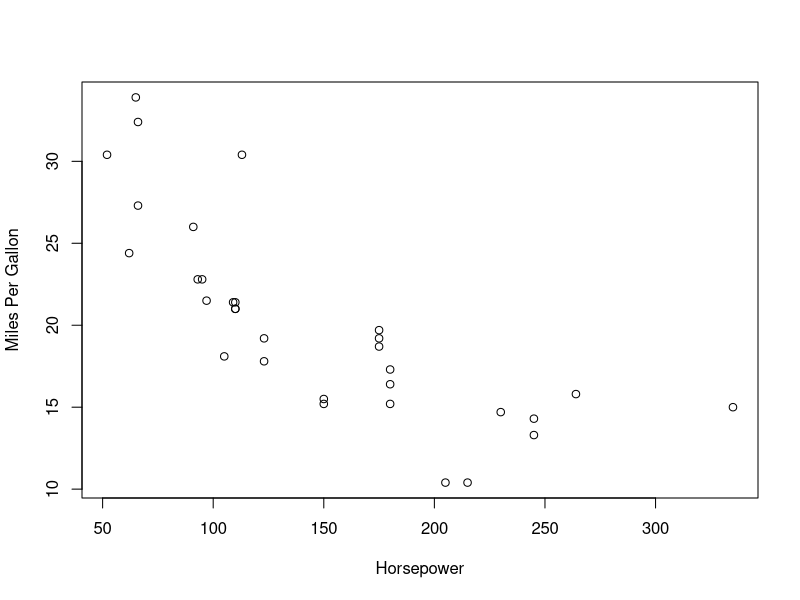
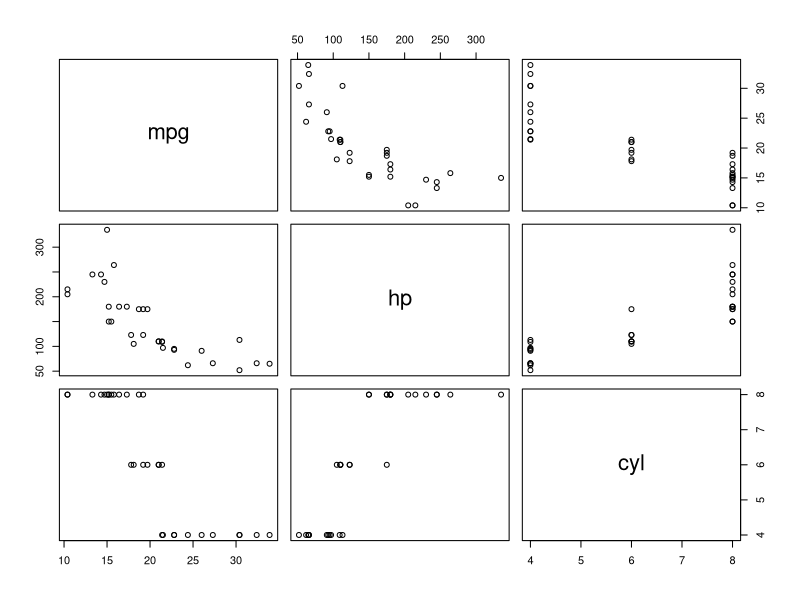
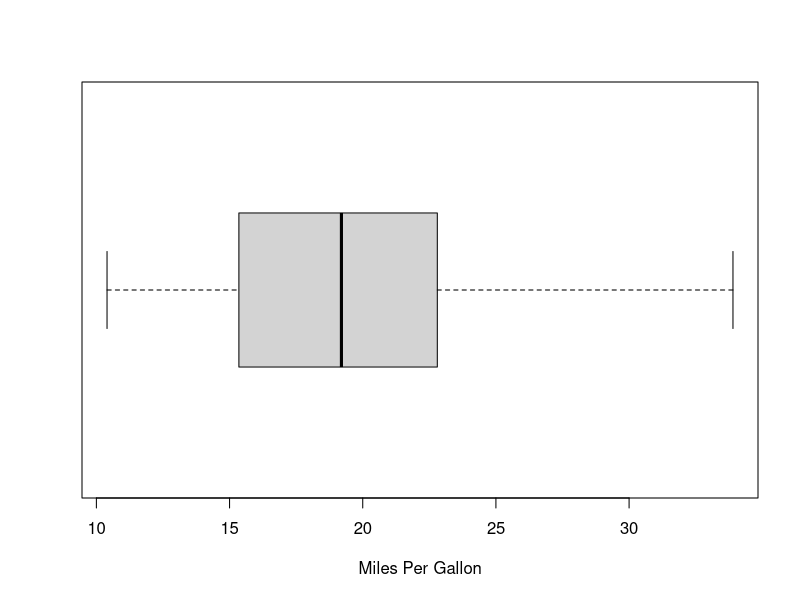
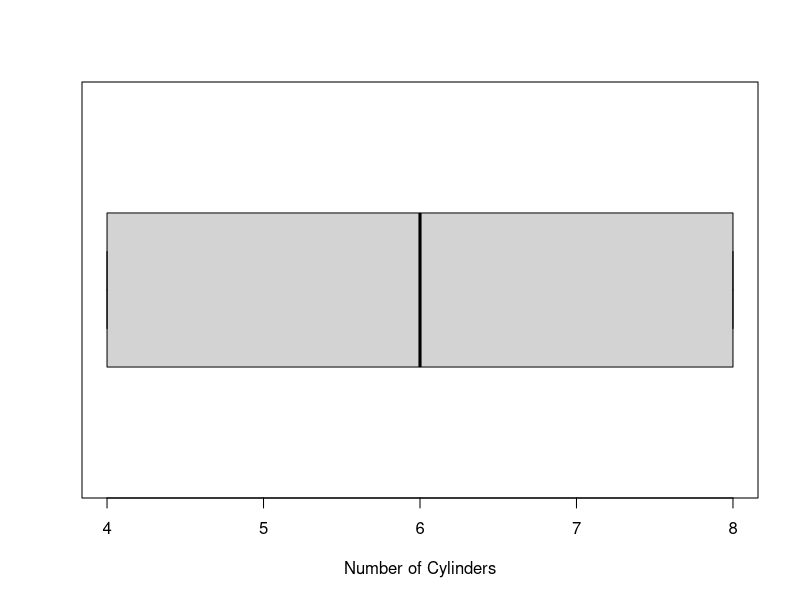
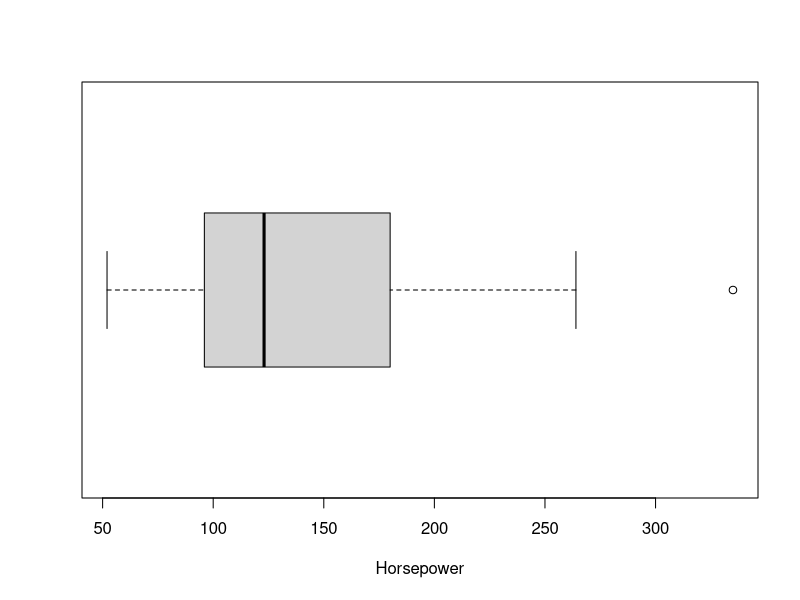
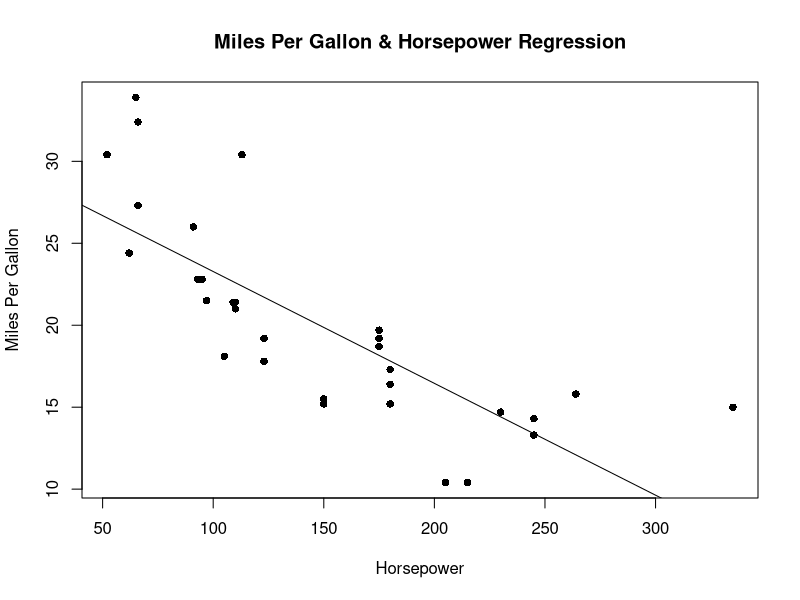

Reproduce these figures in R, in order.
library(psych)
library(ggplot2)

Hp = mtcars$hp
Mpg = mtcars$mpg
Cyl = mtcars$cyl

MpgName = "Miles Per Gallon"
HpName = "Horsepower"
CylName = "Number of Cylinders"

###
mode <- function(v) {
  uniqv <- unique(v)
  uniqv[which.max(tabulate(match(v, uniqv)))]
}

#min, 1st qurtile, meadian, mean, 3rd quartile, max
summary(Hp)
summary(Mpg)
#mode
mode(Hp)
mode(Mpg)
#variance
var(Hp)
var(Mpg)
#standard deviation
sd(Hp)
sd(Mpg)
#coefficient of variation
sd(Hp)/mean(Hp)*100
sd(Mpg)/mean(Mpg)*100
#range
max(Hp)-min(Hp)
max(Mpg)-min(Mpg)
#geometric mean
geometric.mean(Hp)
geometric.mean(Mpg)
#harmonic mean
harmonic.mean(Hp)
harmonic.mean(Mpg)

#scatter plot
plot(Hp, Mpg, xlab = HpName, ylab = MpgName)
pairs(~mpg+hp+cyl,data = mtcars)
#stem-and-leaf plot
#stem(Hp)
#stem(Mpg)
#box-and-whisker plot
boxplot(Mpg, horizontal = TRUE, xlab = MpgName)$out
boxplot(Cyl, horizontal = TRUE, xlab = CylName)$out
anomalies <- boxplot(Hp, horizontal = TRUE, xlab = HpName)$out
anomalies

#Shapiro-Wilk’s normality test
shapiro.test(Mpg)
shapiro.test(Hp)

###
#regression function
model <- lm(Mpg ~ Hp)
#print(coefficients(model))
#coefficient of determination
summary(model)$r.squared

plot(Hp, Mpg, main = paste(MpgName, "&", HpName, "Regression", sep=" "),
     abline(lm(Mpg ~ Hp)),pch = 16,xlab = HpName,ylab = MpgName)

###
#coefficient of correlation
cor(Mpg, Hp)

#pearson's correlation
cor.test(~Mpg + Hp,
         method = "pearson",
         continuity = FALSE,
         conf.level = 0.95)
#spearman's rank correlation
cor.test(~Mpg + Hp,
          method = "spearman",
          continuity = FALSE,
          conf.level = 0.95)
#kendall's rank correlation
cor.test(~Mpg + Hp,
         method = "kendall",
         continuity = FALSE,
         conf.level = 0.95)

#contingency table
table(Cyl, mtcars$vs)
